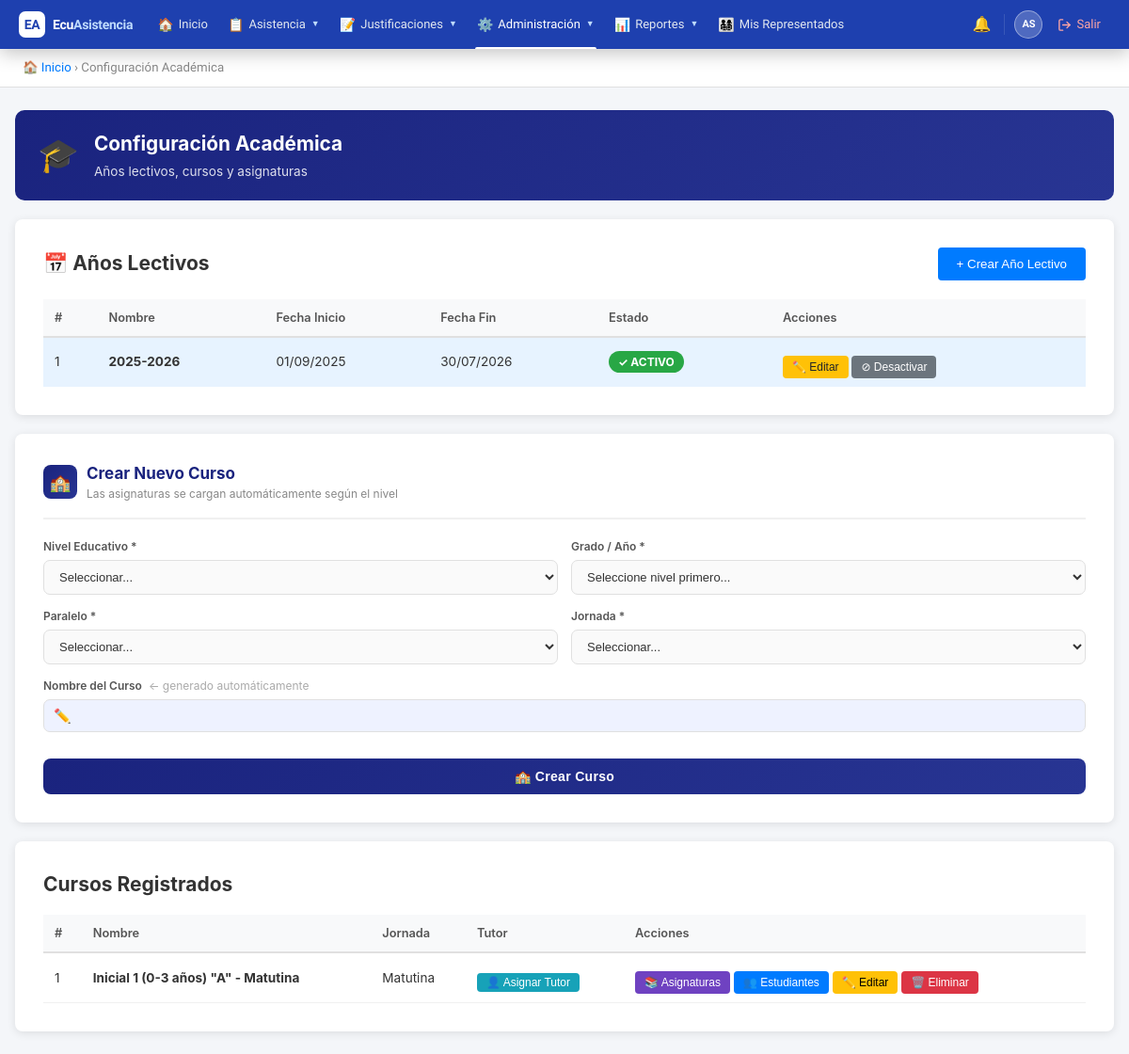
/FilesImport/ArchImp/public/index.php?action=academic (signed in), run on an earlier commit of the app's database.
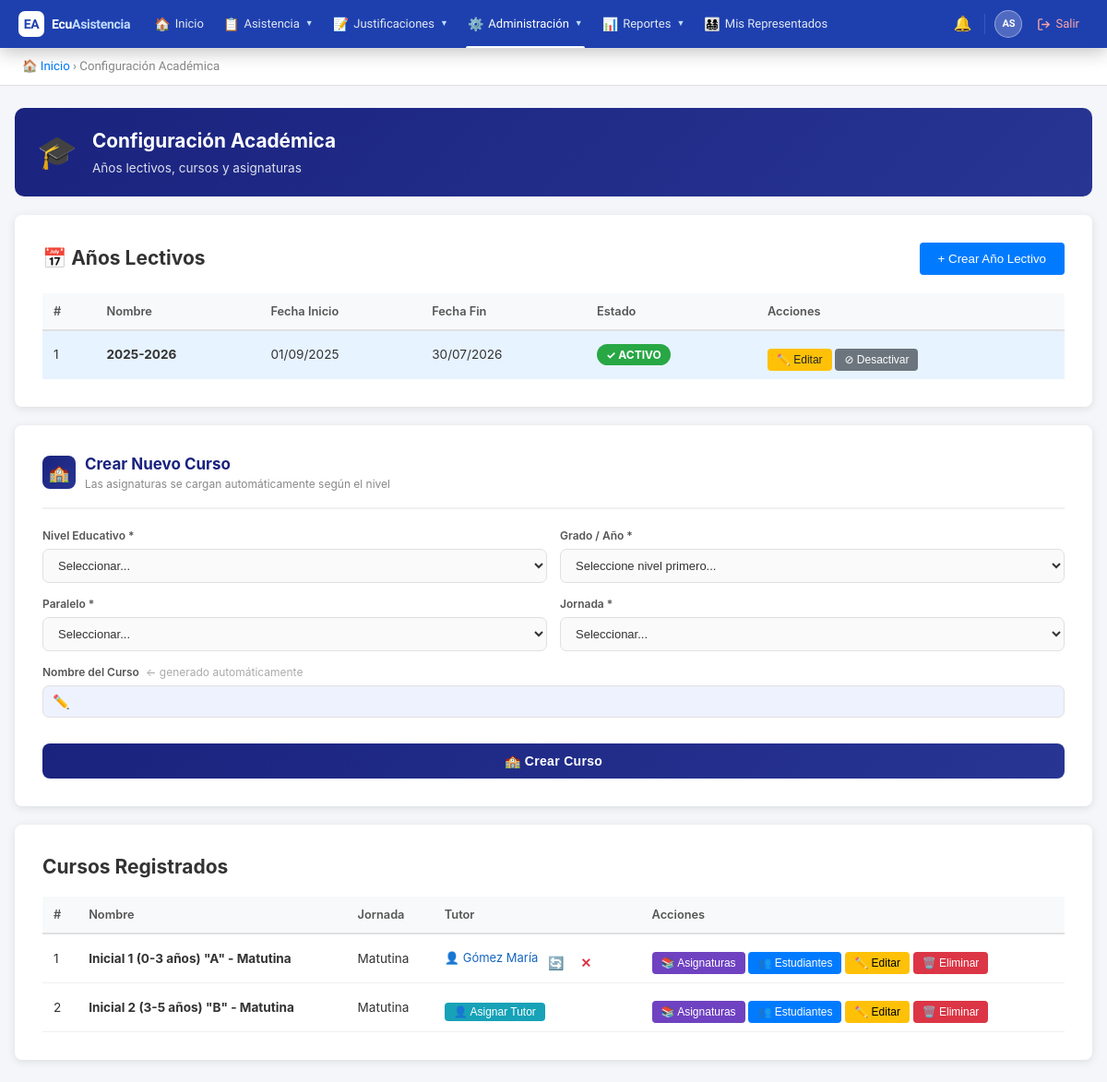
And on a later commit of the database.
### tables this page shows
CREATE TABLE `school_years` (
  `id` int(11) NOT NULL AUTO_INCREMENT,
  `institution_id` int(11) NOT NULL,
  `name` varchar(100) NOT NULL,
  `start_date` date NOT NULL,
  `end_date` date NOT NULL,
  `is_active` tinyint(1) DEFAULT 0,
  `created_at` timestamp NOT NULL DEFAULT current_timestamp(),
  `updated_at` timestamp NOT NULL DEFAULT current_timestamp() ON UPDATE current_timestamp(),
  PRIMARY KEY (`id`),
  KEY `institution_id` (`institution_id`),
  CONSTRAINT `school_years_ibfk_1` FOREIGN KEY (`institution_id`) REFERENCES `institutions` (`id`)
);

CREATE TABLE `courses` (
  `id` int(11) NOT NULL AUTO_INCREMENT,
  `institution_id` int(11) NOT NULL,
  `school_year_id` int(11) NOT NULL,
  `name` varchar(100) NOT NULL,
  `grade_level` varchar(50) DEFAULT NULL,
  `parallel` varchar(10) DEFAULT NULL,
  `shift_id` int(11) NOT NULL,
  `created_at` timestamp NOT NULL DEFAULT current_timestamp(),
  `updated_at` timestamp NOT NULL DEFAULT current_timestamp() ON UPDATE current_timestamp(),
  PRIMARY KEY (`id`),
  KEY `institution_id` (`institution_id`),
  KEY `school_year_id` (`school_year_id`),
  KEY `shift_id` (`shift_id`),
  CONSTRAINT `courses_ibfk_1` FOREIGN KEY (`institution_id`) REFERENCES `institutions` (`id`),
  CONSTRAINT `courses_ibfk_2` FOREIGN KEY (`school_year_id`) REFERENCES `school_years` (`id`),
  CONSTRAINT `courses_ibfk_3` FOREIGN KEY (`shift_id`) REFERENCES `shifts` (`id`)
);

CREATE TABLE `shifts` (
  `id` int(11) NOT NULL AUTO_INCREMENT,
  `name` varchar(50) NOT NULL,
  `created_at` timestamp NOT NULL DEFAULT current_timestamp(),
  PRIMARY KEY (`id`)
);

CREATE TABLE `users` (
  `id` int(11) NOT NULL AUTO_INCREMENT,
  `institution_id` int(11) NOT NULL,
  `username` varchar(50) NOT NULL,
  `email` varchar(100) NOT NULL,
  `password` varchar(255) NOT NULL,
  `first_name` varchar(100) NOT NULL,
  `last_name` varchar(100) NOT NULL,
  `dni` varchar(20) DEFAULT NULL,
  `phone` varchar(20) DEFAULT NULL,
  `reset_token` varchar(255) DEFAULT NULL,
  `reset_expires` datetime DEFAULT NULL,
  `is_active` tinyint(1) DEFAULT 1,
  `is_superadmin` tinyint(1) NOT NULL DEFAULT 0,
  `created_at` timestamp NOT NULL DEFAULT current_timestamp(),
  `updated_at` timestamp NOT NULL DEFAULT current_timestamp() ON UPDATE current_timestamp(),
  PRIMARY KEY (`id`),
  UNIQUE KEY `username` (`username`),
  UNIQUE KEY `email` (`email`),
  UNIQUE KEY `dni` (`dni`),
  KEY `institution_id` (`institution_id`),
  CONSTRAINT `users_ibfk_1` FOREIGN KEY (`institution_id`) REFERENCES `institutions` (`id`)
);

### FilesImport/ArchImp/controllers/AcademicController.php (called while the page is built, shortened)
<?php
require_once BASE_PATH . '/models/Course.php';
require_once BASE_PATH . '/models/SchoolYear.php';
class AcademicController {
    private $courseModel;
    private $schoolYearModel;
    public function __construct() {
        $this->db = new Database();
        $this->courseModel     = new Course($this->db);
        $this->schoolYearModel = new SchoolYear($this->db);
    }
    public function index() {
        $courses     = $this->courseModel->getAllWithTutor();
        $schoolYears = $this->schoolYearModel->getAll();
        include BASE_PATH . '/views/academic/index.php';
    }
}

### FilesImport/ArchImp/config/database.php (called while the page is built)
<?php
class Database {
    private $host = 'localhost';
    private $db = 'ecuasistencia2026_db';
    private $user = 'root';
    private $pass = '';
    private $charset = 'utf8mb4';
    private $pdo;
    public function connect() {
        if ($this->pdo === null) {
            $dsn = "mysql:host={$this->host};dbname={$this->db};charset={$this->charset}";
            $options = [
                PDO::ATTR_ERRMODE => PDO::ERRMODE_EXCEPTION,
                PDO::ATTR_DEFAULT_FETCH_MODE => PDO::FETCH_ASSOC,
                PDO::ATTR_EMULATE_PREPARES => false,
            ];
            try {
                $this->pdo = new PDO($dsn, $this->user, $this->pass, $options);
            } catch (PDOException $e) {
                die('Error de conexión: ' . $e->getMessage());
            }
        }
        return $this->pdo;
    }
}

### FilesImport/ArchImp/models/SchoolYear.php (called while the page is built, shortened)
<?php
class SchoolYear {
    private $db;
    public function __construct($database) {
        $this->db = $database->connect();
    }
    public function getAll() {
        $sql = "SELECT * FROM school_years
                WHERE institution_id = :institution_id
                ORDER BY start_date DESC";
        $stmt = $this->db->prepare($sql);
        $stmt->execute([':institution_id' => $_SESSION['institution_id']]);
        return $stmt->fetchAll();
    }
}

### FilesImport/ArchImp/models/Course.php (called while the page is built, shortened)
<?php
class Course {
    private $db;
    public function __construct($database) {
        $this->db = $database->connect();
    }
    public function getAllWithTutor() {
        $sql = "SELECT c.*, s.name as shift_name, sy.name as year_name,
                       u.first_name as tutor_first, u.last_name as tutor_last
                FROM courses c
                INNER JOIN shifts s ON c.shift_id = s.id
                INNER JOIN school_years sy ON c.school_year_id = sy.id
                LEFT JOIN teacher_assignments ta ON (ta.course_id = c.id AND ta.is_tutor = 1 AND ta.school_year_id = c.school_year_id)
                LEFT JOIN users u ON u.id = ta.teacher_id
                WHERE c.institution_id = :institution_id
                ORDER BY c.name";
        $stmt = $this->db->prepare($sql);
        $stmt->execute([':institution_id' => $_SESSION['institution_id']]);
        return $stmt->fetchAll();
    }
}

### FilesImport/ArchImp/views/academic/index.php (the view, shortened to what the changed rows need)
<!DOCTYPE html>
<html lang="es">
<head>
</head>
<body>
    <?php include BASE_PATH . '/views/partials/navbar.php'; ?>
<div class="container">
    <div class="page-header" style="background:linear-gradient(135deg,#1a237e,#283593);">
        <div>
            <h1>Configuración Académica</h1>
        </div>
    </div>
        <div class="card" style="margin-bottom: 20px;">
            <div style="display: flex; justify-content: space-between; align-items: center; margin-bottom: 20px;">
                <h2 style="margin: 0;">📅 Años Lectivos</h2>
            </div>
            <table>
                <thead>
                    <tr>
                        <th>#</th>
                        <th>Nombre</th>
                        <th>Fecha Inicio</th>
                        <th>Fecha Fin</th>
                        <th>Estado</th>
                        <th>Acciones</th>
                    </tr>
                </thead>
                <tbody>
                    <?php if(empty($schoolYears)): ?>
                        <tr>
                            <td colspan="6" style="text-align:center; color: #999;">No hay años lectivos registrados</td>
                        </tr>
                    <?php else: ?>
                        <?php $counter = 1; foreach($schoolYears as $year): ?>
                        <tr style="<?= $year['is_active'] ? 'background: #e7f3ff;' : '' ?>">
                            <td><?= $counter++ ?></td>
                            <td><strong><?= htmlspecialchars($year['name']) ?></strong></td>
                            <td><?= date('d/m/Y', strtotime($year['start_date'])) ?></td>
                            <td><?= date('d/m/Y', strtotime($year['end_date'])) ?></td>
                            <td>
                                <?php if($year['is_active']): ?>
                                    <span style="background: #28a745; color: white; padding: 4px 10px; border-radius: 12px; font-size: 12px; font-weight: bold;">
                                        ✓ ACTIVO
                                    </span>
                                <?php else: ?>
                                    <span style="background: #6c757d; color: white; padding: 4px 10px; border-radius: 12px; font-size: 12px;">
                                        Inactivo
                                    </span>
                                <?php endif; ?>
                            </td>
                            <td style="white-space: nowrap;">
                                <button onclick="location.href='?action=edit_school_year&id=<?= $year['id'] ?>'"
                                        style="padding: 5px 10px; font-size: 12px; background: #ffc107; color: #212529;">
                                    ✏️ Editar
                                </button>
                                <?php if($year['is_active']): ?>
                                    <form method="POST" action="?action=deactivate_school_year" style="display: inline;"
                                          onsubmit="return confirmSY(event,'desactivar','<?= htmlspecialchars(addslashes($year['name'])) ?>')">
                                        <button type="submit" style="padding: 5px 10px; font-size: 12px; background: #6c757d; color:white;">
                                            ⊘ Desactivar
                                        </button>
                                    </form>
                                <?php endif; ?>
                            </td>
                        </tr>
                        <?php endforeach; ?>
                    <?php endif; ?>
                </tbody>
            </table>
        </div>
        <div class="grid">
            <div class="card">
                <div style="display:flex; align-items:center; gap:10px; margin-bottom:20px; padding-bottom:16px; border-bottom:2px solid #f0f0f0;">
                    <div>
                        <h2 style="margin:0;font-size:17px;color:#1a237e;">Crear Nuevo Curso</h2>
                    </div>
                </div>
            </div>
        </div>
        <div class="card">
            <div style="display:flex;justify-content:space-between;align-items:center;margin-bottom:16px;">
                <h2 style="margin:0;">Cursos Registrados</h2>
            </div>
            <table>
                <thead>
                    <tr>
                        <th>#</th>
                        <th>Nombre</th>
                        <th>Jornada</th>
                        <th>Tutor</th>
                        <th>Acciones</th>
                    </tr>
                </thead>
                <tbody>
                    <?php $n=1; foreach($courses as $course): ?>
                    <tr>
                        <td><?= $n++ ?></td>
                        <td><strong><?= htmlspecialchars($course['name']) ?></strong></td>
                        <td><?= ucfirst($course['shift_name']) ?></td>
                        <td style="white-space:nowrap;">
                            <?php if(!empty($course['tutor_last'])): ?>
                                <span style="color:#1565c0;font-size:13px;">
                                    👤 <?= htmlspecialchars($course['tutor_last'].' '.$course['tutor_first']) ?>
                                </span>
                                <button class="btn-tutor-change"
                                        data-course-id="<?= $course['id'] ?>"
                                        data-course-name="<?= htmlspecialchars($course['name'], ENT_QUOTES) ?>"
                                        data-has-tutor="1"
                                        title="Cambiar tutor"
                                        style="padding:2px 7px;font-size:14px;background:none;border:none;cursor:pointer;color:#f57c00;vertical-align:middle;">
                                    🔄
                                </button>
                                <button class="btn-tutor-remove"
                                        data-course-id="<?= $course['id'] ?>"
                                        data-course-name="<?= htmlspecialchars($course['name'], ENT_QUOTES) ?>"
                                        title="Quitar tutor"
                                        style="padding:2px 7px;font-size:14px;background:none;border:none;cursor:pointer;color:#dc3545;vertical-align:middle;font-weight:bold;">
                                    ✕
                                </button>
                            <?php else: ?>
                                <button class="btn-tutor-assign"
                                        data-course-id="<?= $course['id'] ?>"
                                        data-course-name="<?= htmlspecialchars($course['name'], ENT_QUOTES) ?>"
                                        data-has-tutor="0"
                                        style="padding:3px 10px;font-size:12px;background:#17a2b8;color:white;border:none;border-radius:4px;cursor:pointer;">
                                    👤 Asignar Tutor
                                </button>
                            <?php endif; ?>
                        </td>
                        <td style="white-space:nowrap;">
                            <button onclick="location.href='?action=course_subjects&course_id=<?= $course['id'] ?>'"
                                    style="padding:5px 10px;font-size:12px;background:#6f42c1;color:white;">
                                📚 Asignaturas
                            </button>
                            <button onclick="toggleStudentsRow(<?= $course['id'] ?>)"
                                    id="btnEst_<?= $course['id'] ?>"
                                    style="padding:5px 10px;font-size:12px;background:#007bff;">
                                👥 Estudiantes
                            </button>
                            <button onclick="location.href='?action=edit_course&id=<?= $course['id'] ?>'"
                                    style="padding:5px 10px;font-size:12px;background:#ffc107;color:#000;">
                                ✏️ Editar
                            </button>
                            <form method="POST" action="?action=delete_course" style="display:inline;"
                                  onsubmit="return confirmDeleteCourse(event, '<?= htmlspecialchars(addslashes($course['name'])) ?>')">
                                <button type="submit" style="padding:5px 10px;font-size:12px;background:#dc3545;">
                                    🗑️ Eliminar
                                </button>
                            </form>
                        </td>
                    </tr>
                    <?php endforeach; ?>
                </tbody>
            </table>
        </div>
    </div>
</body>
</html>

What changed in the data, as far as the page shows it:
shown differently, row unchanged: courses "Inicial 1 (0-3 años) \"A\" - Matutina": users.last_name+first_name (not shown) → "Gómez María"; text "👤 Asignar Tutor" → "👤 🔄 ✕"
added courses: name "Inicial 2 (3-5 años) \"B\" - Matutina", shift.name "Matutina"
